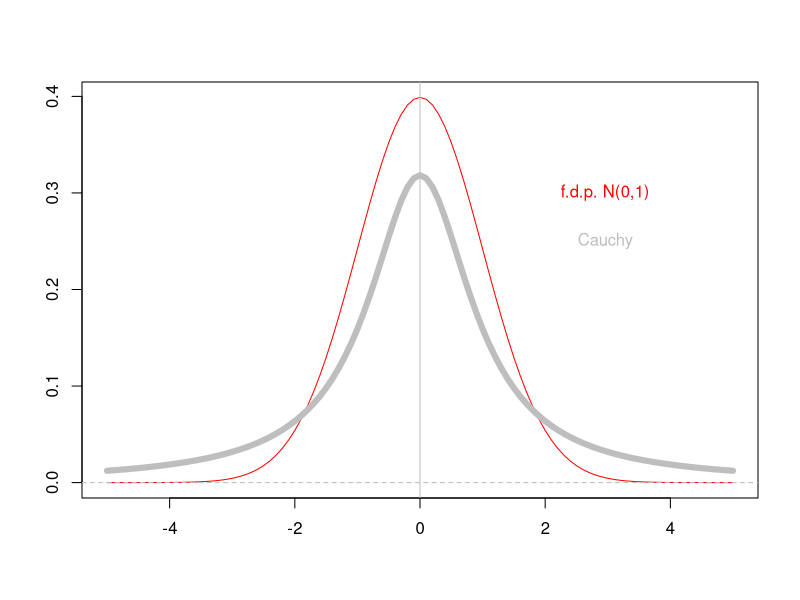
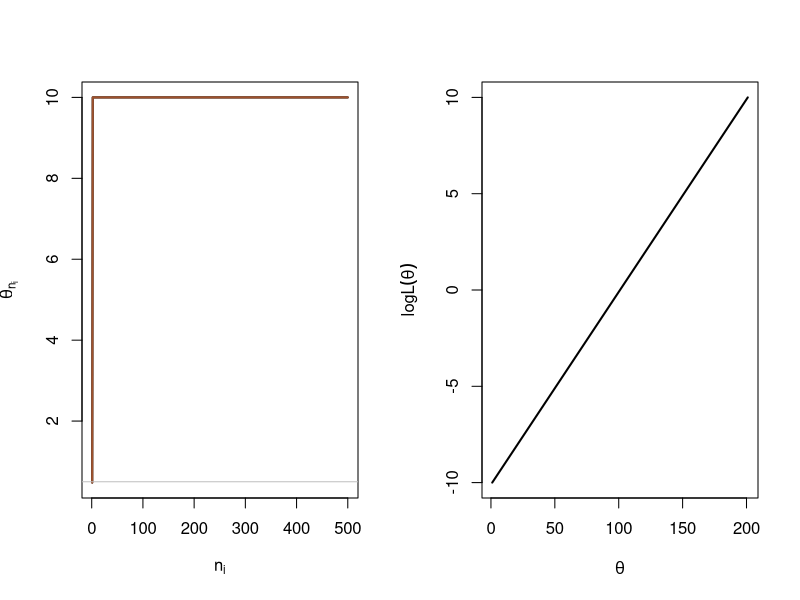
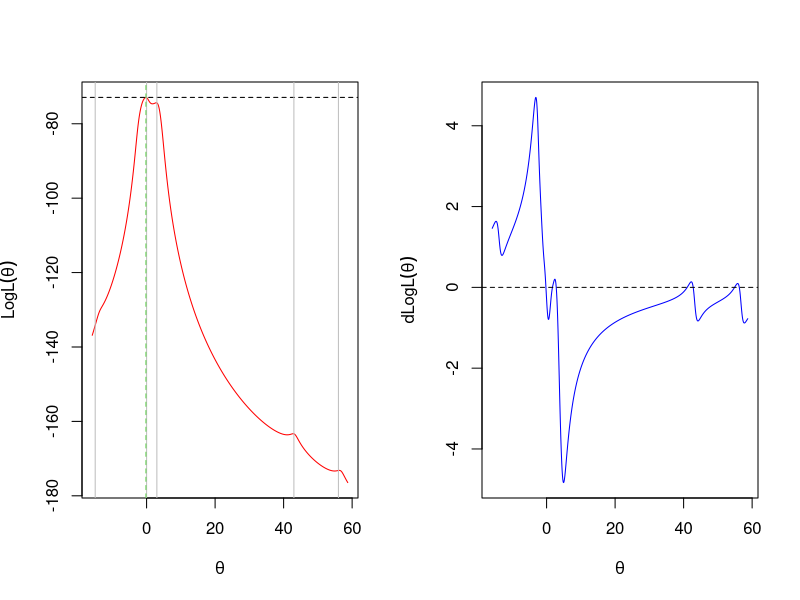

Here is the R script that generated these plots, in order:
curve(dnorm(x,mean=0),-5,5, col = "red",ylab = "",xlab = "")
curve(dcauchy(x,location=0),-5,5,add=TRUE,col="grey",lwd=6)
abline(v=0,col = "grey")
abline(h=0, col = "grey", lty=2)
text(3,0.3,"f.d.p. N(0,1) ",col="red")
text(3,0.25,"Cauchy ",col="grey")

#-------------------- Cauchy ----------------------------
n=500; teta=0.5;
x=rcauchy(n,location=teta);
ti=array(0,dim=c(n,1))
tti=array(0,dim=c(n,1))
logL <- function(theta){
  -sum(log(1+(x-theta)^2))
}
L <- function(theta){
  1/prod((1+(x-theta)^2))
}
for (i in 1:n){
  x=x[1:i]
  # --------------- EMV por Log-verosimilhança --------------
  ti[i]=optimize(logL,interval=c(-10,10),maximum=T)$max
  
  # --------------- EMV por Verosimilhança --------------
  tti[i]=optimize(L,interval=c(-10,10),maximum=T)$max
}
par(mfrow=c(1,2))
plot(ti,type="l",lwd=2,ylab=bquote(theta[n[i]]),xlab=bquote(n[i]))
lines(tti,type="l",lwd=2,col="sienna")
abline(h=0.5,col="grey")

# --------------- Log-Verosimilhança --------------
theta=seq(-10,10,.1)
logL=array(0,dim=c(length(teta),1))
for(i in 1:length(teta)){
  logL[i]=-sum(log(1+(x-theta[i])^2))
}
plot(theta,type="l",lwd=2,ylab=bquote(logL(theta)),xlab=bquote(theta))
#dados de uma Cauchy(teta,1). Objectivo estimar teta
x<-c(1.77,-0.23,2.76,3.80, 3.47, 56.75, -1.34, 4.24, -2.44,
     3.29,3.71, -2.40, 4.53, -0.07, -1.05, -13.87, -2.53, -1.75, 0.27, 43.21)
n<-length(x)

# logaritmo da verosimilhança;
log_lik<-function(teta) sum(dcauchy(x,location=teta,scale=1,log=T))

# gráfico do logaritmo da verosimilhança
xteta<-seq(min(x)-2,max(x)+2,0.1) # sequência de valores de teta
y<-sapply(xteta,log_lik) # valores de Log-L(theta) em xteta
plot(xteta,y,"l",col="red",xlab=bquote(theta),ylab=bquote(LogL(theta)))
abline(h=max(y),lty=2)
abline(v=c(-15,0,3,43,56), col="grey")

# EMV --- método de Newton-Raphson (NR)
library(maxLik)
inits<-c(-15,0,3,43,56) #valores iniciais sugeridos pelo plot
cauest<-function(init) maxNR(log_lik,start=init) # estimativa de mv com NR
out<-sapply(inits,cauest) #aplica a função anterior aos valores iniciais especificados em inits
#out
out[2,] #dá as estimativas usando os 5 valores iniciais
cauest(mean(x))$estimate #caso se use a média
#a Cauchy não tem valor médio
abline(v=cauest(mean(x))$estimate,lty=2,col=3)
#####


# vejam-se as raízes da derivada da função log-verosimilhança
# derivada da log-verosimilhança
dercau<-function(teta) sum((x-teta)/(1+(x-teta)^2))
# ---------- gráfico da derivada ---------- #
plot(xteta,sapply(xteta,dercau),col="blue","l",
     xlab=bquote(theta),ylab=bquote(dLogL(theta)))
abline(h=0,lty=2)
################
